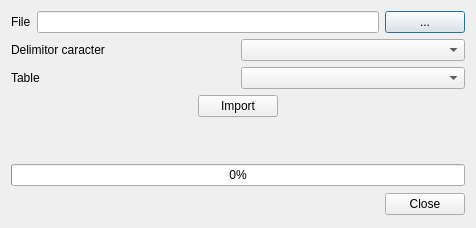
<?xml version="1.0" encoding="UTF-8"?>
<ui version="4.0">
 <class>FileXyzReaderDialog</class>
 <widget class="QDialog" name="FileXyzReaderDialog">
  <property name="geometry">
   <rect>
    <x>0</x>
    <y>0</y>
    <width>476</width>
    <height>228</height>
   </rect>
  </property>
  <property name="minimumSize">
   <size>
    <width>476</width>
    <height>228</height>
   </size>
  </property>
  <property name="maximumSize">
   <size>
    <width>476</width>
    <height>228</height>
   </size>
  </property>
  <property name="windowTitle">
   <string>File XYZ converter</string>
  </property>
  <property name="locale">
   <locale language="English" country="UnitedStates"/>
  </property>
  <layout class="QGridLayout" name="gridLayout">
   <item row="0" column="0">
    <layout class="QHBoxLayout" name="hlFile">
     <item>
      <widget class="QLabel" name="lFile">
       <property name="text">
        <string>File</string>
       </property>
      </widget>
     </item>
     <item>
      <widget class="QLineEdit" name="leFile"/>
     </item>
     <item>
      <widget class="QPushButton" name="pbFile">
       <property name="text">
        <string>...</string>
       </property>
      </widget>
     </item>
    </layout>
   </item>
   <item row="1" column="0">
    <layout class="QHBoxLayout" name="hlDelimitor">
     <item>
      <widget class="QLabel" name="lDelimitor">
       <property name="text">
        <string>Delimitor caracter</string>
       </property>
      </widget>
     </item>
     <item>
      <widget class="QComboBox" name="cbDelimitor"/>
     </item>
    </layout>
   </item>
   <item row="2" column="0">
    <layout class="QHBoxLayout" name="hlTable">
     <item>
      <widget class="QLabel" name="lTable">
       <property name="text">
        <string>Table</string>
       </property>
      </widget>
     </item>
     <item>
      <widget class="QComboBox" name="cbTable"/>
     </item>
    </layout>
   </item>
   <item row="3" column="0">
    <layout class="QHBoxLayout" name="hlCalculate">
     <item>
      <spacer name="hsCalculateLeft">
       <property name="orientation">
        <enum>Qt::Horizontal</enum>
       </property>
       <property name="sizeHint" stdset="0">
        <size>
         <width>40</width>
         <height>20</height>
        </size>
       </property>
      </spacer>
     </item>
     <item>
      <widget class="QPushButton" name="pbImport">
       <property name="text">
        <string>Import</string>
       </property>
      </widget>
     </item>
     <item>
      <spacer name="hlCalculateRight">
       <property name="orientation">
        <enum>Qt::Horizontal</enum>
       </property>
       <property name="sizeHint" stdset="0">
        <size>
         <width>40</width>
         <height>20</height>
        </size>
       </property>
      </spacer>
     </item>
    </layout>
   </item>
   <item row="4" column="0">
    <widget class="QLabel" name="lOperationName">
     <property name="text">
      <string/>
     </property>
    </widget>
   </item>
   <item row="5" column="0">
    <widget class="QProgressBar" name="progressBar">
     <property name="value">
      <number>0</number>
     </property>
    </widget>
   </item>
   <item row="6" column="0">
    <widget class="QDialogButtonBox" name="buttonBox">
     <property name="maximumSize">
      <size>
       <width>468</width>
       <height>25</height>
      </size>
     </property>
     <property name="orientation">
      <enum>Qt::Horizontal</enum>
     </property>
     <property name="standardButtons">
      <set>QDialogButtonBox::Close</set>
     </property>
    </widget>
   </item>
  </layout>
 </widget>
 <resources/>
 <connections>
  <connection>
   <sender>buttonBox</sender>
   <signal>accepted()</signal>
   <receiver>FileXyzReaderDialog</receiver>
   <slot>accept()</slot>
   <hints>
    <hint type="sourcelabel">
     <x>471</x>
     <y>284</y>
    </hint>
    <hint type="destinationlabel">
     <x>157</x>
     <y>211</y>
    </hint>
   </hints>
  </connection>
  <connection>
   <sender>buttonBox</sender>
   <signal>rejected()</signal>
   <receiver>FileXyzReaderDialog</receiver>
   <slot>reject()</slot>
   <hints>
    <hint type="sourcelabel">
     <x>471</x>
     <y>284</y>
    </hint>
    <hint type="destinationlabel">
     <x>286</x>
     <y>211</y>
    </hint>
   </hints>
  </connection>
  <connection>
   <sender>pbFile</sender>
   <signal>clicked()</signal>
   <receiver>FileXyzReaderDialog</receiver>
   <slot>selectFile()</slot>
   <hints>
    <hint type="sourcelabel">
     <x>470</x>
     <y>36</y>
    </hint>
    <hint type="destinationlabel">
     <x>391</x>
     <y>46</y>
    </hint>
   </hints>
  </connection>
  <connection>
   <sender>pbImport</sender>
   <signal>clicked()</signal>
   <receiver>FileXyzReaderDialog</receiver>
   <slot>import()</slot>
   <hints>
    <hint type="sourcelabel">
     <x>219</x>
     <y>200</y>
    </hint>
    <hint type="destinationlabel">
     <x>120</x>
     <y>196</y>
    </hint>
   </hints>
  </connection>
 </connections>
 <slots>
  <slot>import()</slot>
  <slot>selectFile()</slot>
  <slot>typeChanged(QString)</slot>
 </slots>
</ui>
